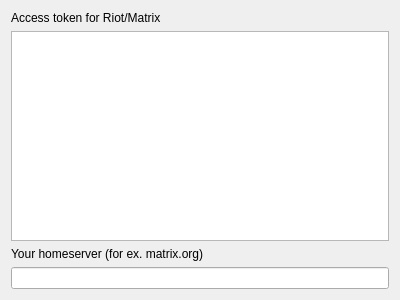
<?xml version="1.0" encoding="UTF-8"?>
<ui version="4.0">
 <class>AccessTokenPage</class>
 <widget class="QWidget" name="AccessTokenPage">
  <property name="geometry">
   <rect>
    <x>0</x>
    <y>0</y>
    <width>400</width>
    <height>300</height>
   </rect>
  </property>
  <layout class="QGridLayout" name="gridLayout">
   <item row="3" column="0">
    <widget class="QLineEdit" name="le_server"/>
   </item>
   <item row="0" column="0">
    <widget class="QLabel" name="l_access_token">
     <property name="text">
      <string>Access token for Riot/Matrix</string>
     </property>
    </widget>
   </item>
   <item row="1" column="0">
    <widget class="QPlainTextEdit" name="pte_access_token"/>
   </item>
   <item row="2" column="0">
    <widget class="QLabel" name="l_server">
     <property name="text">
      <string>Your homeserver (for ex. matrix.org)</string>
     </property>
    </widget>
   </item>
  </layout>
 </widget>
 <resources/>
 <connections/>
</ui>
